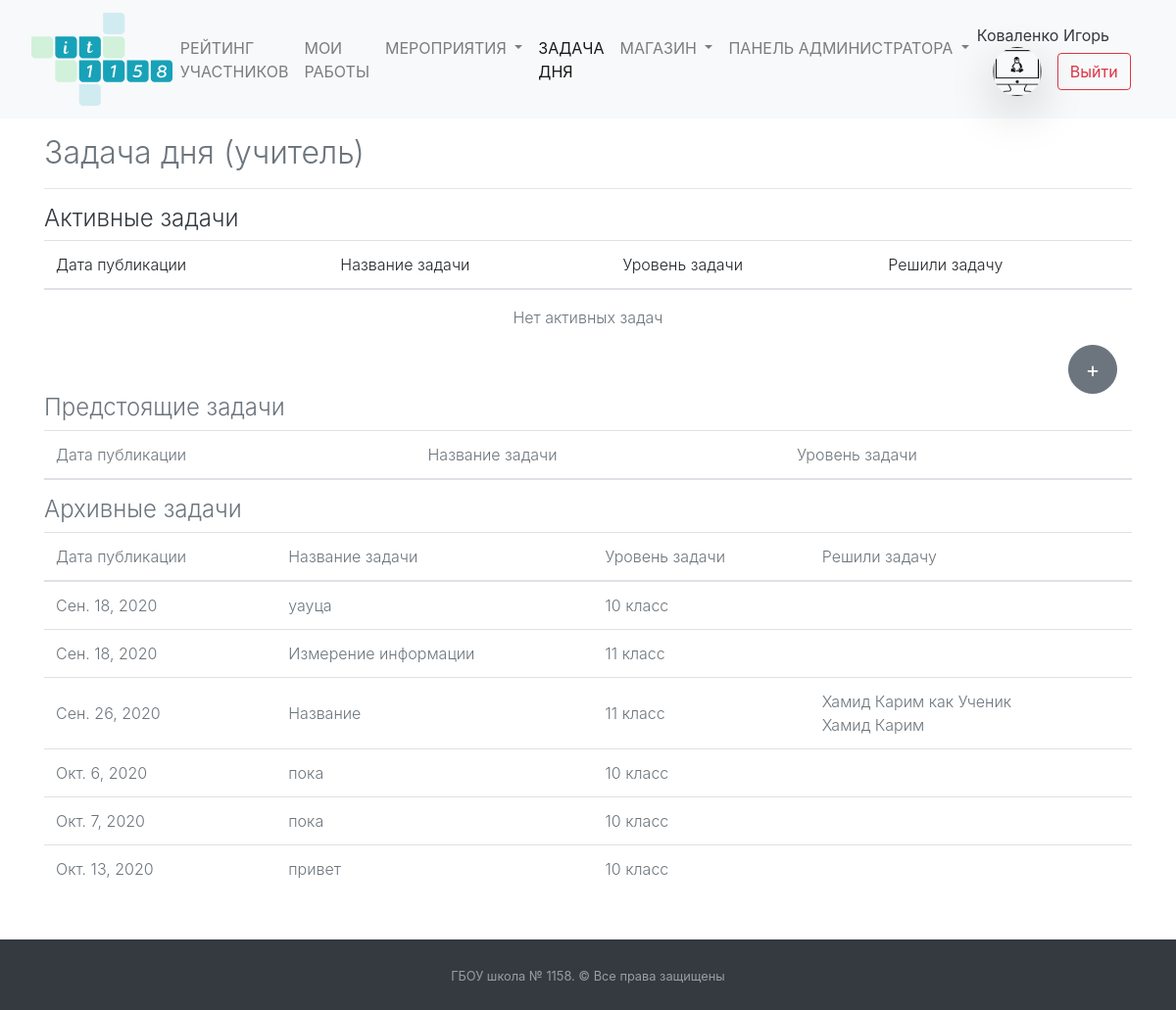
The app's page /daytask/ (signed in), older data.
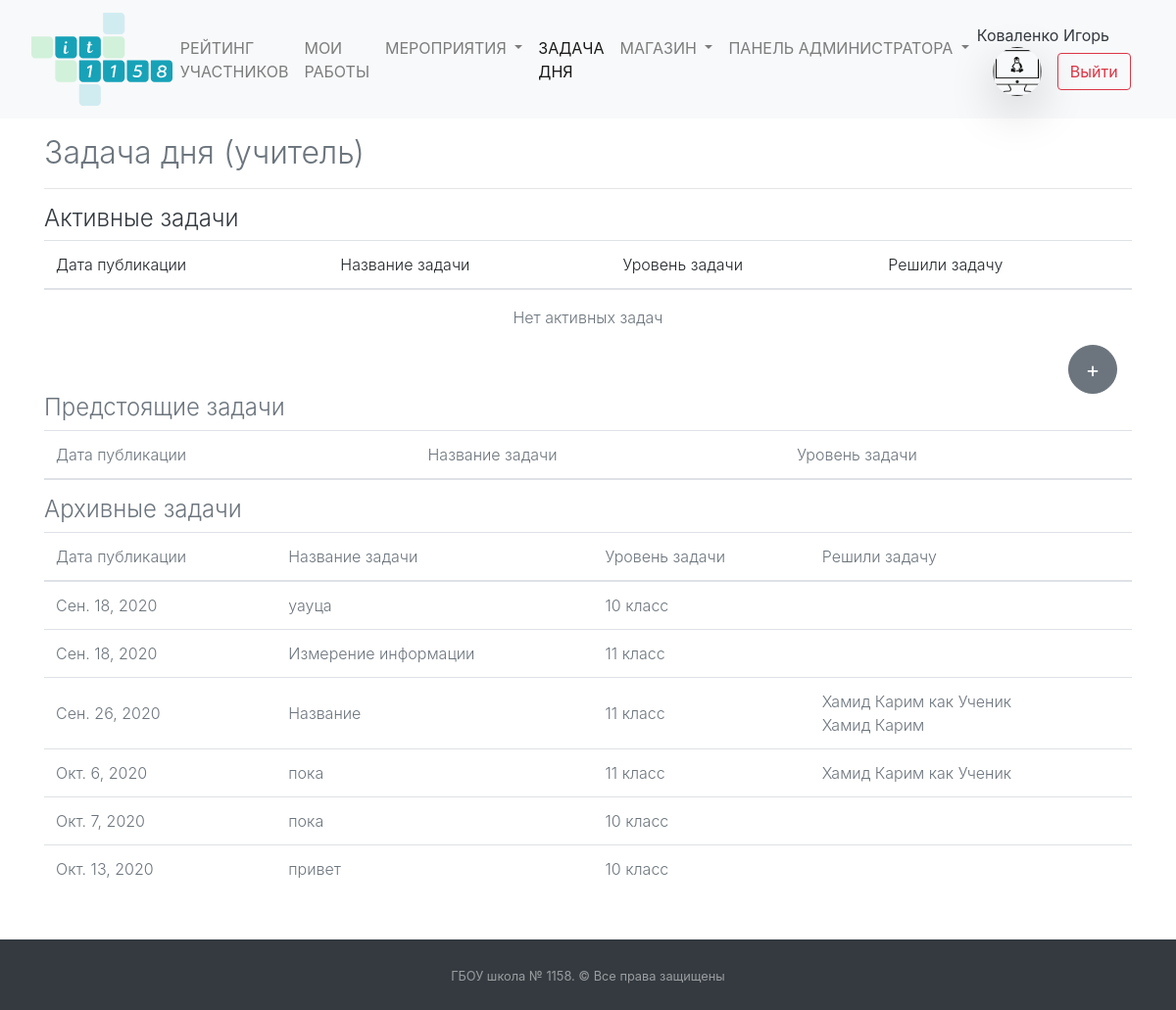
The same page, newer data.
### daytask/models.py (models this page shows, shortened)
class Tasks(models.Model):
    STATUS_CHOICES = (
        ('ST10', '10 класс'),
        ('ST11', '11 класс'),
    )
    date = models.DateField("Дата задачи", null=True)
    name = models.CharField("Название задачи", null=True, max_length=150)
    discription_task = HTMLField("Условие задачи")
    status_task = models.CharField("Выберите класс", choices=STATUS_CHOICES, default='ST10', max_length=30)
    result = models.CharField(null=True, verbose_name="Правильный ответ на задачу", max_length=200)
    count_answer = models.IntegerField(default=2,
                                       verbose_name="Количество человек, которые могут решить задачу")
    score = models.IntegerField("Максимальный балл за задачу", default=5)
    tries = models.IntegerField(default=-1, verbose_name="Количество попыток ответа на каждого ученика (-1 - бесконечно)")
    tries_list = models.CharField(default="", verbose_name="ID учеников, совершившие попытку",
                                                max_length=200,
                                                blank=True)
    id_puple_correct_answers = models.CharField(default="", verbose_name="ID учеников, кто дал правильный ответ",
                                                max_length=200,
                                                blank=True)
    class Meta:
        verbose_name = "Задача дня"
        verbose_name_plural = "Задача дня"

### mainapp/models.py (models this page shows, shortened)
class Puples(models.Model):
    STATUS_CHOICES = (
        ('ST10', 'Ученик 10 ИТ-класса'),
        ('ST11', 'Ученик 11 ИТ-класса'),
        ('APP', 'Кандидат в ИТ-класс'),
        ('TEACH', 'Учитель')
    )
    PROGRESS_CHOICES = (
        (0, '0'),
        (25, '25'),
        (50, '50'),
        (75, '75'),
        (100, '100'),
    )
    name = models.CharField("Имя", null=True, max_length=50)
    surname = models.CharField("Фамилия", null=True, max_length=100)
    rate = models.PositiveIntegerField("Рейтинг ученика", default=0)
    image = models.ImageField("Фотография профиля", blank=True, upload_to="puples_photo",
                              default="puples_photo/user-2.png")
    user = models.OneToOneField(User, on_delete=models.CASCADE, null=True, default='',
                                verbose_name="Связь с таблицей пользователей")
    status = models.CharField("Статуc", choices=STATUS_CHOICES, default='ST10', max_length=30)
    applicant_first_result = models.FloatField("Результат первого этапа", blank=True, default=0)
    applicant_progress = models.IntegerField(verbose_name="Прогресс", choices=PROGRESS_CHOICES, default=0, blank=True)
    email = models.EmailField(verbose_name="Email", default="")
    phone = models.CharField(max_length=12, verbose_name="Телефон", default="")
    class Meta:
        verbose_name = "Пользователи"
        verbose_name_plural = "Пользователи"

### daytask/views.py (the view, shortened to what this page needs)
# urls.py: path('', views.DayTaskView.as_view(), name='Задача дня'),
class DayTaskView(HeaderNotificationsCounter, LoginRequiredMixin, ListView):
    template_name = "daytask/daytask.html"
    queryset = Tasks
    login_url = '/login/'
    def time_end_task(self, task):
        return ""
    def type_tasks(self, day):
        all_types_tasks = {"active": [(i, [Puples.objects.get(user=j) for j in i.id_puple_correct_answers.split()]) \
                                      for i in Tasks.objects.filter(date=day)]}
        all_types_tasks["last"] = [(i, [Puples.objects.get(user=j) for j in i.id_puple_correct_answers.split()]) \
                                   for i in Tasks.objects.filter(date__lt=day)]
        all_types_tasks["fiture"] = [(i, [Puples.objects.get(user=j) for j in i.id_puple_correct_answers.split()]) \
                                     for i in Tasks.objects.filter(date__gt=day)]
        return all_types_tasks
    def get_context_data(self, *, object_list=None, **kwargs):
        context = super().get_context_data(**kwargs)
        try:
            context["tasks_active_teacher"] = self.type_tasks(dt.datetime.now().date())["active"]
            context["tasks_last_teacher"] = self.type_tasks(dt.datetime.now().date())["last"]
            context["tasks_fiture_teacher"] = self.type_tasks(dt.datetime.now().date())["fiture"]
            context["list_names_success"] = ""
            context["task"] = Tasks.objects.get(date=dt.datetime.now().date(),
                                                status_task=self.request.user.puples.status)
        except:
            context["task"] = None
        context["end_time"] = self.time_end_task(context["task"])
        try:
            made_tries = len(list(filter(lambda x: x == self.request.user.id,
                                         [i[0] for i in self.tries_list_with_time(context['task'].tries_list)])))
            if made_tries and made_tries != context["task"].tries:
                context['mistake'] = "Ответ неверный"
            context['tries'] = made_tries
            if context['task'].tries - made_tries > 0:
                context["button"] = f"Отправить (осталось {context['task'].tries - made_tries} \
                {self.convert_words('попытка', context['task'].tries - made_tries)})"
            elif context['task'].tries == -1:
                context["button"] = "Отправить решение"
            else:
                context["button"] = ""
        except:
            pass
        try:
            context["id_puple_correct_answers"] = [int(i) for i in context["task"].id_puple_correct_answers.split()]
            context["count_right_answers"] = len(context["id_puple_correct_answers"])
            context['list_name_right_answers'] = self.get_list_solved_task(context['id_puple_correct_answers'])
        except:
            context["id_puple_correct_answers"] = None
        return context

### mainapp/addons_python/views_addons_classes.py (called while the page is built)
    def get_context_data(self, *, object_list=None, **kwargs):
        context = super().get_context_data(**kwargs)
        context['events_new'] = Events.objects.filter(check=False).count()
        context['applicants_count'] = Puples.objects.filter(
            status="APP").count()
        return context

### templates/daytask/daytask.html (shortened to what the changed rows need)
{% extends  'base.html' %}
{% load static %}
{% block main %}
    <div class="container pt-3 {% if not button %}text-muted{% endif %}">
        {% if task and user.id not in id_puple_correct_answers and count_right_answers < task.count_answer %}
            <p class="font-weight-light text-right text-muted">{{ end_time }}</p>
            <h2 class="text-left font-weight-light pt-3">Задача дня</h2>
            <h2 class="text-center font-weight-light">{{ task.name }}</h2>
            <hr>
            {% autoescape off %}
                {{ task.discription_task }}
            {% endautoescape %}
            <hr>
            <h4 class="font-weight-light">Ответ:</h4>
            <form method="post">{% csrf_token %}
                <input type="text"
                       class="form-control text-left"
                       name="result" placeholder="Внесите ответ на задачу"
                       onkeydown="if(event.keyCode==13){return false;}">
                <p class="text-danger font-weight-bold">{{ mistake }}</p>
                <button class="btn {% if button %}btn-success mt-3"{% else %}btn-secondary mt-3" disabled{% endif %}
                type="submit">{% if button %}{{ button }}{% else %}Попытки закончились{% endif %}</button>
            </form>
            <div class="container mt-3 text-muted">
                <p class="font-weight-light text-right">Количество человек, которые могут решить
                    задачу: {{ task.count_answer }} </p>
                <p class="font-weight-light text-right">Максимальный балл за задачу: {{ task.score }} </p>
                <p class="font-weight-light text-right">Совершено попыток: {{ tries }} </p>
            </div>
        {% elif user.is_superuser %}
            <h2 class="font-weight-light">Задача дня (учитель)</h2>
            <table class="table">
                <thead>
                <tr>
                    <th scope="col" class="font-weight-light">Дата публикации</th>
                    <th scope="col" class="font-weight-light">Название задачи</th>
                    <th scope="col" class="font-weight-light">Уровень задачи</th>
                    <th scope="col" class="font-weight-light">Решили задачу</th>
                </tr>
                </thead>
            </table>
            <table class="table text-muted content_block_table_future">
                <thead>
                <tr>
                    <th scope="col" class="font-weight-light">Дата публикации</th>
                    <th scope="col" class="font-weight-light">Название задачи</th>
                    <th scope="col" class="font-weight-light">Уровень задачи</th>
                </tr>
                </thead>
            </table>
            <table class="table text-muted content_block_table">
                <thead>
                <tr>
                    <th scope="col" class="font-weight-light">Дата публикации</th>
                    <th scope="col" class="font-weight-light">Название задачи</th>
                    <th scope="col" class="font-weight-light">Уровень задачи</th>
                    <th scope="col" class="font-weight-light">Решили задачу</th>
                </tr>
                </thead>
                <tbody>
                {% for task, list_success in tasks_last_teacher %}
                    <tr>
                        <th scope="row" class="font-weight-light align-middle">{{ task.date }}</th>
                        <td class="font-weight-light align-middle">{{ task.name }}</td>
                        <td class="font-weight-light align-middle">{{ task.get_status_task_display }}</td>
                        <td class="font-weight-light align-middle">
                            {% for i in list_success %}<a href="/statistic/pupil/{{ i.id }}"
                                                          class="text-muted">{{ i.surname }} {{ i.name }}</a>
                                <br>{% endfor %}</td>
                    </tr>
                {% endfor %}
                </tbody>
            </table>
        {% else %}
            <p class="font-weight-light text-muted text-center">В данный момент нет активных задач для решения. <br>
                Очень скоро задача появится.</p>
        {% endif %}
    </div>
{% endblock %}

Row changes from the older to the newer data that the page shows:
changed Tasks "Окт. 6, 2020": status_task "10 класс" → "11 класс"; gains Puples (surname "Хамид", name "Карим как Ученик")
